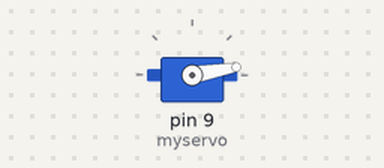
The sketch below on a simulated Arduino Uno, built with avr-gcc and run on an emulated ATmega328P. Shown: servo.

Above: at 0.05 s.
At 1.25 s:
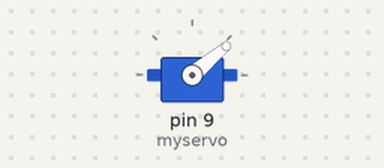
At 2.5 s:
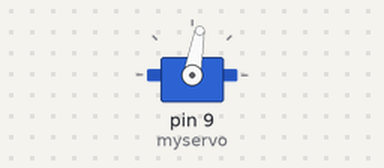
At 5.0 s:
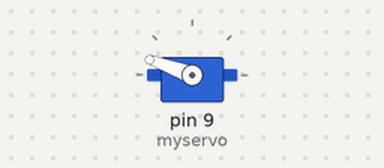
Timing chart, 0 to 6.5 s (numbered marks = the images above):
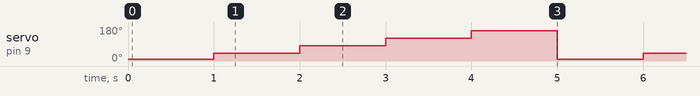

The sketch:

_02_servo_ruzne_uhly.ino
```cpp
#include <Servo.h>


Servo myservo;


void setup()

{

myservo.attach(9);

}


void loop()

{

    myservo.write(10);

    delay(1000);

    myservo.write(40);

    delay(1000);

    myservo.write(80);

    delay(1000);

    myservo.write(120);

    delay(1000);

    myservo.write(160);

    delay(1000);

}
```

Measured:
- by itself, servo on pin 9 (myservo): repeats every 5.0 s: 80° 1.0 s, 120° 1.0 s, 160° 1.0 s, 10° 1.0 s, 40° 1.0 s
